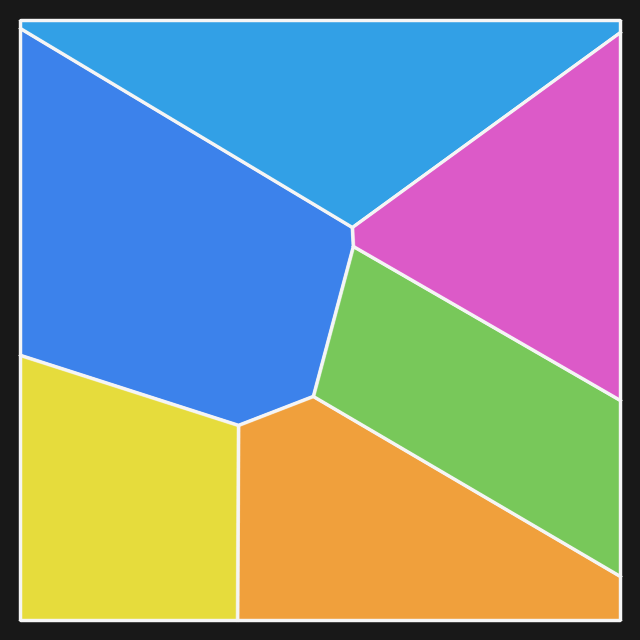
#> input picture 纹理拼合/示例_不规则/assembled.png, 640 x 640 px
$ python bench_solve.py --image '../../../纹理拼合/示例_不规则/assembled.png'
#> lines starting #> are read from the running program, lines starting #| are printed output that depends on the picture
### 拼图还原项目/src/jigsaw_poly_solve.py
"""多片随机拼图求解（换算法版）——针对「几十片 + 任意旋转」的散落碎片。

旧流水线（beam_search/缺口双射）是为 2~7 片调的，几十片会组合爆炸、顶到 150s 上限还拼不出。
这里换一套思路，利用「拼图碎片是凸多边形、相邻两片共享同一条边（长度精确相等）」这个结构：

  1) Voronoi 把信纸切成 N 片凸多边形（测试用；真实场景这一步换成分割出的多边形）
  2) 每片随机旋转 + 随机平移散开（不重叠）——模拟拍照后碎片乱摆
  3) 求解：对每条边按「长度相等」找唯一对边（相邻两片共享边 → 长度零误差），
     把其中一片按刚体变换（纯旋转+平移，不镜像）贴到另一片边上，BFS 逐片长出来
  4) 渲染复原图；用 shapely 校验重叠/空洞

用法:
  python src/jigsaw_poly_solve.py --n 60 --seed 7 \
      --image 拼图还原项目/svg_tool/test_out/letter_h5.png --out 拼图还原项目/svg_tool/test_out/poly_solve
"""
from __future__ import annotations

import argparse
import json
import pathlib
import time

import numpy as np
from scipy.spatial import Voronoi

try:
    from shapely.geometry import Polygon as SPoly
    from shapely.ops import unary_union
    _HAS_SHAPELY = True
except Exception:
    _HAS_SHAPELY = False


# ---------------------------------------------------------------- 基础几何
def poly_area(p):
    p = np.asarray(p, float)
    x, y = p[:, 0], p[:, 1]
    return 0.5 * abs(np.dot(x, np.roll(y, -1)) - np.dot(y, np.roll(x, -1)))


# [4 lines left out: function _signed_area, not called in this run]


def poly_centroid(p):
    p = np.asarray(p, float)
    x, y = p[:, 0], p[:, 1]
    xn, yn = np.roll(x, -1), np.roll(y, -1)
    cr = x * yn - xn * y
    a = cr.sum()
    if abs(a) < 1e-9:
        return p.mean(0)
    cx = ((x + xn) * cr).sum() / (3 * a)
    cy = ((y + yn) * cr).sum() / (3 * a)
    return np.array([cx, cy])


def _clip_half(poly, a, b, c):
    """保留 a*x+b*y+c<=0 的部分（Sutherland-Hodgman）。"""
    out = []
    n = len(poly)
    for i in range(n):
        p = poly[i]; q = poly[(i + 1) % n]
        dp = a * p[0] + b * p[1] + c
        dq = a * q[0] + b * q[1] + c
        if dp <= 0:
            out.append([p[0], p[1]])
        if (dp < 0 < dq) or (dq < 0 < dp):
            t = dp / (dp - dq)
            out.append([p[0] + t * (q[0] - p[0]), p[1] + t * (q[1] - p[1])])
    return out


def clip_rect(poly, S):
    poly = _clip_half(poly, -1, 0, 0)       # x>=0
    poly = _clip_half(poly, 1, 0, -S)       # x<=S
    poly = _clip_half(poly, 0, -1, 0)       # y>=0
    poly = _clip_half(poly, 0, 1, -S)       # y<=S
    return poly


def convex_overlap(A, B, gap=0.0):
    """凸多边形 SAT：返回 True 表示相交（gap>0 时要求留间隙）。"""
    for P in (A, B):
        n = len(P)
        for i in range(n):
            p = P[i]; q = P[(i + 1) % n]
            nx, ny = -(q[1] - p[1]), (q[0] - p[0])
            da = A[:, 0] * nx + A[:, 1] * ny
            db = B[:, 0] * nx + B[:, 1] * ny
            if da.max() + gap <= db.min() or db.max() + gap <= da.min():
                return False
    return True


def transform(poly, R, t):
    return np.asarray(poly, float) @ R.T + t


def rot(theta):
    c, s = np.cos(theta), np.sin(theta)
    return np.array([[c, -s], [s, c]])


# ---------------------------------------------------------------- 切分
def voronoi_cells(seeds, S):
    far = np.array([[-1, -1], [2, -1], [2, 2], [-1, 2],
                    [-1, 0.5], [2, 0.5], [0.5, -1], [0.5, 2]], float) * S
    vor = Voronoi(np.vstack([seeds, far]))
    cells = []
    for i in range(len(seeds)):
        reg = vor.regions[vor.point_region[i]]
        if not reg or -1 in reg:
            poly = [[0, 0], [S, 0], [S, S], [0, S]]
        else:
            poly = [vor.vertices[k].tolist() for k in reg]
        poly = clip_rect(poly, S)
        cells.append(np.asarray(poly, float))
    return cells


def make_cells(n, S, seed, lloyd=1):
    rng = np.random.default_rng(seed)
    seeds = rng.random((n, 2)) * S
    for _ in range(lloyd):
        cells = voronoi_cells(seeds, S)
        seeds = np.array([poly_centroid(c) if len(c) >= 3 else rng.random(2) * S for c in cells])
    cells = voronoi_cells(seeds, S)
    return [c for c in cells if len(c) >= 3 and poly_area(c) > 8]


# ---------------------------------------------------------------- 散开
def scatter(cells, out_side, seed, gap=8.0):
    rng = np.random.default_rng(seed + 999)
    order = sorted(range(len(cells)), key=lambda i: -poly_area(cells[i]))
    placed_polys, polys = [], [None] * len(cells)
    poses = [None] * len(cells)          # 按片号对齐存位姿
    for idx in order:
        cell = cells[idx]
        cen = poly_centroid(cell)
        rad = np.max(np.linalg.norm(cell - cen, axis=1))
        for _t in range(4000):
            theta = rng.uniform(0, 2 * np.pi)
            cx = rad + 4 + rng.random() * (out_side - 2 * (rad + 4))
            cy = rad + 4 + rng.random() * (out_side - 2 * (rad + 4))
            p = transform(cell - cen, rot(theta), np.array([cx, cy]))
            if p[:, 0].min() < 0 or p[:, 0].max() > out_side or p[:, 1].min() < 0 or p[:, 1].max() > out_side:
                continue
            if any(convex_overlap(p, q, gap) for q in placed_polys):
                continue
            placed_polys.append(p)
            poses[idx] = (theta, np.array([cx, cy]), cen)
            polys[idx] = p
            break
        else:
            raise RuntimeError("散开摆放失败（画布太小）")
    return polys, poses


# ---------------------------------------------------------------- 求解
# [182 lines left out: functions _edges, _rigid_fit, _samp, _shape_resid, _tex_continuity, solve and 2 more, not called in this run]


def render_scatter(scat, scat_side, polys):
    import cv2
    cv2.imwrite(str(TMP_SCAT), scat)


# ---------------------------------------------------------------- main
TMP_SCAT = pathlib.Path("tmp_scat.png")


def read_color(p):
#> called with p = '../../../纹理拼合/示例_不规则/assembled.png'
    import cv2
    return cv2.imdecode(np.fromfile(str(p), np.uint8), cv2.IMREAD_COLOR)
#> returned value is the input picture: shape (640, 640, 3); mean B, G, R 145.5, 145.2, 132.4


# [89 lines left out: functions write_color, main, not called in this run]


# [2 lines that do not run on import are left out]

### 拼图还原项目/svg_tool/tests/bench_solve.py
"""诚实评测台 —— 只给碎块（带顶点噪声），不给原图；拼完再跟真值比。

为什么要这个台子
--------------
`jigsaw_poly_solve` 报的「60/60 完美复原」是**自己 Voronoi 切、自己拼**：相邻两片的
共享边精确等长（误差 ~1e-13），题目天然带着「精确互补边」这个答案线索，等于把答案揉进题目。
这个台子把线索掐掉：

  ① **顶点加噪**：每片碎片的每个顶点各自加高斯噪声（σ 像素）。共享边从此不再等长，
     长度误差 ~1~3 px —— 相当于真实抠图 / 手撕造成的轮廓误差；
  ② **只给碎块**：求解器拿到的是「散落图 + 抠出来的多边形」，**不传原图、不传真值位姿**；
  ③ **真值打分**：拼完先做全局刚体对齐（以每片为锚各试一次，取拼对最多的那个锚），
     再逐片跟真值多边形算 IoU → 得到真正的「拼对率」。

判定「拼对」用 IoU > 0.75（加噪本身让轮廓差 1~2 px，1.0 不现实）。

用法
----
    python svg_tool/tests/bench_solve.py --n 60 --noise 0 --solver v2
    python svg_tool/tests/bench_solve.py --n 60 --noise 1.5 --solver v1 --v1-len-tol 6
    python svg_tool/tests/bench_solve.py --sweep          # v1 vs v2 在 σ=0/1.5/3 全表
"""

from __future__ import annotations

import argparse
import pathlib
import sys
import time

import cv2
import numpy as np

HERE = pathlib.Path(__file__).resolve()
PROJ = HERE.parents[2]                       # 拼图还原项目/
sys.path.insert(0, str(PROJ / "src"))
sys.path.insert(0, str(PROJ / "svg_tool" / "tests"))

import jigsaw_poly_solve as J                 # noqa: E402
import jigsaw_solve_v2 as V2                  # noqa: E402


# ------------------------------------------------------------------ 造题
def build_case(n: int, S: int, tex: np.ndarray, seed: int, noise: float,
               side_scale: float = 1.9):
    """切 n 片 → 每片顶点加噪 → 随机旋转平移散开 → 渲染散落图。

    返回 (polys 散落坐标, gt_pose 每片 (Rg,tg) 把原图坐标→散落坐标,
          scat 散落图, n_cells)
    """
    cells = [np.asarray(c, float) for c in J.make_cells(n, S, seed)]
    rng = np.random.default_rng(seed + 12345)
    noisy = []
    for c in cells:
        c2 = c + rng.normal(0.0, noise, c.shape) if noise > 0 else c.copy()
        noisy.append(c2)

    side = int(S * side_scale)
    polys, poses = J.scatter(noisy, side, seed)     # poses[i] = (theta, center, cen)

    # 散落图：内容取原纹理，形状按加噪后的多边形
    scat = np.zeros((side, side, 3), np.uint8)
    gt_pose = []
    for i, (theta, center, cen) in enumerate(poses):
        R = J.rot(theta)
        M = np.array([[R[0, 0], R[0, 1], center[0] - (R @ cen)[0]],
                      [R[1, 0], R[1, 1], center[1] - (R @ cen)[1]]], float)
        warped = cv2.warpAffine(tex, M, (side, side), flags=cv2.INTER_LINEAR)
        m = np.zeros((side, side), np.uint8)
        cv2.fillPoly(m, [np.round(polys[i]).astype(np.int32)], 255)
        scat[m > 0] = warped[m > 0]
        gt_pose.append((R, center - R @ cen))       # x_scat = Rg x_orig + tg
    return polys, noisy, gt_pose, scat, side


# ------------------------------------------------------------------ 打分
# [90 lines left out: functions score, montage, assemble_image, not called in this run]


# ------------------------------------------------------------------ 单次评测
def run_one(solver: str, n: int, noise: float, seed: int, tex, S: int,
            v1_len_tol: float, v1_tex_tol: float, save: pathlib.Path | None):
    t0 = time.time()
    polys, cells, gt_pose, scat, side = build_case(n, S, tex, seed, noise)
    t_case = time.time() - t0
    t0 = time.time()
    if solver == "v1":
        pose, placed, pp = J.solve(polys, len_tol=v1_len_tol, scat=scat,
                                   shape_tol=12.0, tex_tol=v1_tex_tol)
        pose = list(pose)
    else:
        pose, placed, pp = V2.solve(polys, scat, verbose=False)
        pose = list(pose)
    t_solve = time.time() - t0

    met = score(polys, cells, gt_pose, pose, side)
    hull = J.evaluate(pp, side).get("hull_frac")
    row = {"solver": solver, "n": len(polys), "noise": noise,
           "placed": placed, "correct": met["correct"],
           "rate": round(met["rate"] * 100, 1),
           "mean_iou": round(met["mean_iou"], 3),
           "hull_frac": round(float(hull), 3) if hull else None,
           "t_case": round(t_case, 1), "t_solve": round(t_solve, 2)}
    if save is not None:
        save.parent.mkdir(parents=True, exist_ok=True)
        img = montage(scat, assemble_image(scat, polys, pose, side), tex, S)
        cv2.imencode(".png", img)[1].tofile(str(save))
    return row


def load_tex(path: str, S: int = 760) -> np.ndarray:
    if path:
        t = J.read_color(path)
        if t is not None:
            return cv2.resize(t, (S, S)) if t.shape[0] != S else t
#> returned value: shape (760, 760, 3)
    from gen_hard_cases import draw_letter
    np.random.seed(0)
    return np.clip(draw_letter(S, S), 0, 255).astype(np.uint8)


def main():
    ap = argparse.ArgumentParser()
    ap.add_argument("--solver", default="v2", choices=["v1", "v2"])
    ap.add_argument("--n", type=int, default=60)
    ap.add_argument("--noise", type=float, default=1.5)
    ap.add_argument("--seed", type=int, default=7)
    ap.add_argument("--image", default="")
    ap.add_argument("--size", type=int, default=760)
    ap.add_argument("--v1-len-tol", type=float, default=None,
                    help="v1 的等长容差（px）；不给就按噪声自动取 2+3σ")
    ap.add_argument("--v1-tex-tol", type=float, default=55.0)
    ap.add_argument("--sweep", action="store_true", help="v1 vs v2 在 σ=0/1.5/3 全表")
    ap.add_argument("--out", default=str(PROJ / "svg_tool" / "test_out" / "bench"))
    args = ap.parse_args()

    S = args.size
    tex = load_tex(args.image, S)
    outdir = pathlib.Path(args.out)

    jobs = []
    if args.sweep:
        for ns in (0.0, 1.5, 3.0):
            for sol in ("v1", "v2"):
                jobs.append((sol, args.n, ns))
    else:
        jobs.append((args.solver, args.n, args.noise))

    rows = []
    print(f"{'solver':<7}{'n':>4}{'σ':>6}{'placed':>9}{'拼对':>7}{'拼对率':>8}"
          f"{'meanIoU':>9}{'hull':>7}{'t_solve':>9}")
    print("-" * 66)
    for sol, n, ns in jobs:
        lt = args.v1_len_tol if args.v1_len_tol is not None else round(2.0 + 3.0 * ns, 2)
        tag = outdir / f"{sol}_n{n}_s{ns:g}.png"
        r = run_one(sol, n, ns, args.seed, tex, S, lt, args.v1_tex_tol, tag)
        rows.append(r)
        print(f"{sol:<7}{r['n']:>4}{ns:>6.1f}{r['placed']:>9}{r['correct']:>7}"
              f"{r['rate']:>7.1f}%{r['mean_iou']:>9.3f}"
              f"{str(r['hull_frac']):>7}{r['t_solve']:>9.2f}")
#> this loop made 1 pass
#> pass 1, in run_one, `polys, cells, gt_pose, scat, side = build_case(n, S, tex, seed, noise)`:
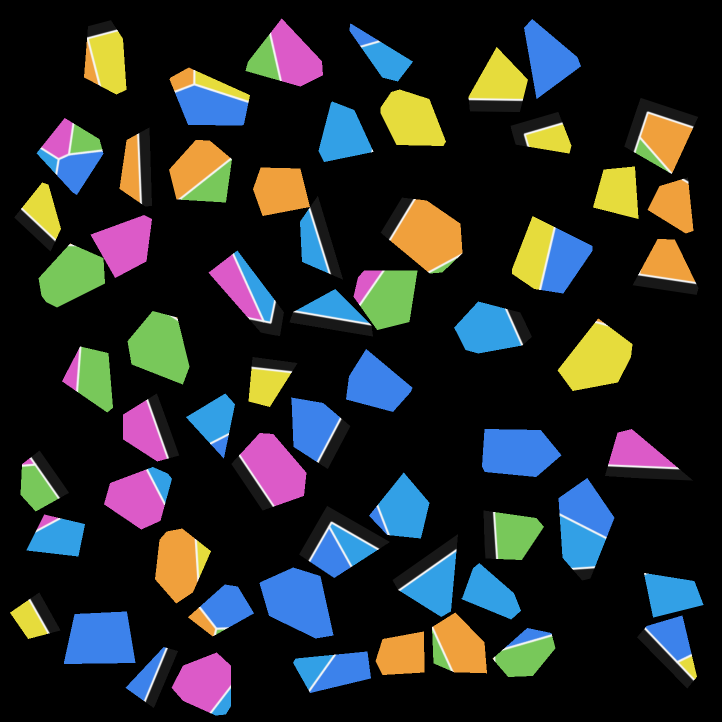
#> scat: shape (1444, 1444, 3) (shown at 1/2 size); mean of channels 0, 1, 2 40.9, 40.9, 37.3; drawn as B, G, R
#> after the loop, rows = []

    import json
    (outdir / "bench.json").write_text(
        json.dumps(rows, ensure_ascii=False, indent=2), encoding="utf-8")
    print(f"\n对比图 / 结果 → {outdir}")
    return 0


if __name__ == "__main__":
#> (the run stopped early here; a loop or call above may not have finished)
